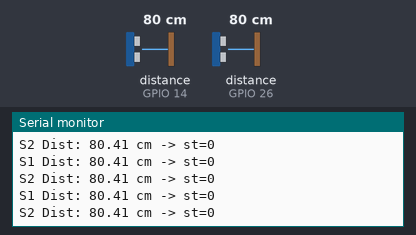
The sketch below on a simulated ESP32. Parts: the last lines printed to the serial monitor. Wiring (inferred from the names in the program): 2 × ultrasonic range finder: trigger GPIO 12, echo GPIO 14 / trigger GPIO 25, echo GPIO 26. Inputs (shaded band) come from the test bench; at power-on: distance to the obstacle (sensors on GPIO 14, GPIO 26) 80 cm. The echo pulse lasts 58.3 µs per cm; WiFi joins after 1.5 s; servers stay silent unless stated.

Above: at 3.0 s.
3.1 s: distance to the obstacle (sensor on GPIO 14) set to 2 cm
At 3.57 s:
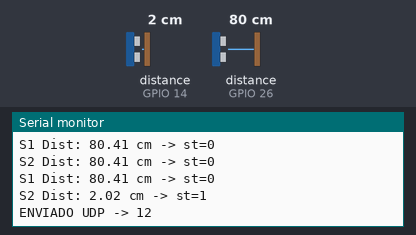
4.8 s: distance to the obstacle (sensor on GPIO 26) set to 2 cm
At 4.87 s:
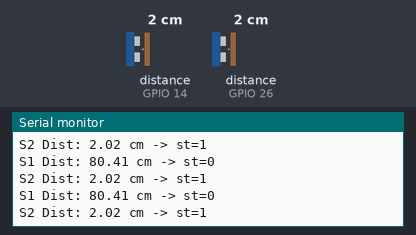
6.3 s: distance to the obstacle (sensor on GPIO 14) set to 4 cm
At 6.44 s:
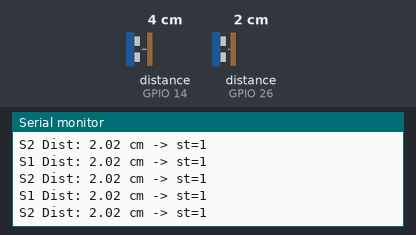
7.8 s: distance to the obstacle (sensor on GPIO 26) set to 4 cm
At 8.01 s:
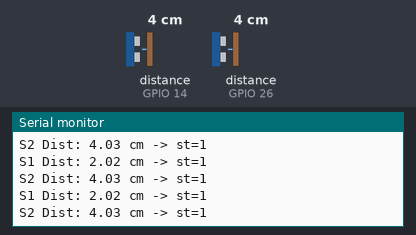
Timing chart, 0 to 10.3 s (numbered marks = the images above; inputs shaded):
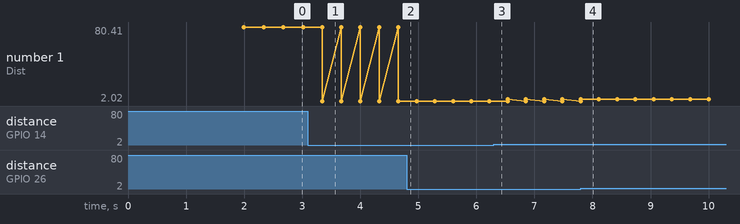

The sketch:

esp32_parking.ino
```cpp
// ESP32 - 2 x HC-SR04 -> enviar "11" o "12" por UDP solo cuando detectan (flanco 0->1)
// Sensor 1 -> ID "11": TRIG=25, ECHO=26
// Sensor 2 -> ID "12": TRIG=12, ECHO=14

#include <WiFi.h>
#include <WiFiUdp.h>

const char* ssid     = "FIUNA";
const char* password = "fiuna#2024";
const char* HOST_PC  = "172.16.237.239"; // tu IP privada
const uint16_t HOST_PORT = 8000;

const int TRIG1 = 25;
const int ECHO1 = 26;
const char* ID1 = "11";

const int TRIG2 = 12;
const int ECHO2 = 14;
const char* ID2 = "12";

const unsigned long ECHO_TIMEOUT = 30000UL; // µs
const float DIST_THRESHOLD_CM = 10.0;       // umbral detección

WiFiUDP udp;

void setup() {
  Serial.begin(115200);
  delay(200);

  pinMode(TRIG1, OUTPUT);
  pinMode(ECHO1, INPUT);
  digitalWrite(TRIG1, LOW);

  pinMode(TRIG2, OUTPUT);
  pinMode(ECHO2, INPUT);
  digitalWrite(TRIG2, LOW);

  Serial.print("Conectando a WiFi ");
  Serial.println(ssid);
  WiFi.begin(ssid, password);
  unsigned long t0 = millis();
  while (WiFi.status() != WL_CONNECTED) {
    delay(200);
    Serial.print(".");
    if (millis() - t0 > 20000) {
      Serial.println("\nTimeout WiFi - revisa SSID/Password.");
    }
  }
  Serial.println("\nWiFi conectado.");
  Serial.print("ESP IP: ");
  Serial.println(WiFi.localIP());

  udp.begin(0); // iniciar para enviar
}

// Promedia N lecturas en el par trig/echo y devuelve distancia en cm
float measureDistanceCM(int trigPin, int echoPin, int N = 3) {
  long sum_us = 0;
  int valid = 0;
  for (int i = 0; i < N; ++i) {
    digitalWrite(trigPin, LOW);
    delayMicroseconds(2);
    digitalWrite(trigPin, HIGH);
    delayMicroseconds(10);
    digitalWrite(trigPin, LOW);

    unsigned long dur = pulseIn(echoPin, HIGH, ECHO_TIMEOUT);
    if (dur > 0 && dur < ECHO_TIMEOUT) {
      sum_us += dur;
      valid++;
    }
    delay(25);
  }
  if (valid == 0) return 1e6;
  float avg_us = (float)sum_us / (float)valid;
  return avg_us / 58.0;
}

void sendUDP_str(const char* s) {
  udp.beginPacket(HOST_PC, HOST_PORT);
  udp.print(s); // sencillo y compatible
  udp.endPacket();
  Serial.print("ENVIADO UDP -> ");
  Serial.println(s);
}

void loop() {
  static int lastState1 = 0; // 0=no detecta, 1=detecta
  static int lastState2 = 0;

  // medir sensor 1
  float d1 = measureDistanceCM(TRIG1, ECHO1);
  int state1 = (d1 <= DIST_THRESHOLD_CM) ? 1 : 0;

  // breve pausa para minimizar interferencias
  delay(10);

  // medir sensor 2
  float d2 = measureDistanceCM(TRIG2, ECHO2);
  int state2 = (d2 <= DIST_THRESHOLD_CM) ? 1 : 0;

  // debug serial (opcional)
  if (d1 < 1e5) Serial.printf("S1 Dist: %.2f cm -> st=%d\n", d1, state1);
  else Serial.printf("S1 No eco -> st=%d\n", state1);
  if (d2 < 1e5) Serial.printf("S2 Dist: %.2f cm -> st=%d\n", d2, state2);
  else Serial.printf("S2 No eco -> st=%d\n", state2);

  // ENVIAR solo al pasar de 0->1 (flanco ascendente)
  if (state1 == 1 && lastState1 == 0) {
    sendUDP_str(ID1); // envía "11"
  }
  if (state2 == 1 && lastState2 == 0) {
    sendUDP_str(ID2); // envía "12"
  }

  lastState1 = state1;
  lastState2 = state2;

  delay(150); // ajuste de frecuencia
}
```

Measured:
- after the input at 3.1 s, the serial monitor: prints a new line after 0.25 s (image 1)
- plotted number 1: 80.41 → 2.02 after the input at 3.1 s, 2.02 → 4.03 after the input at 6.3 s
